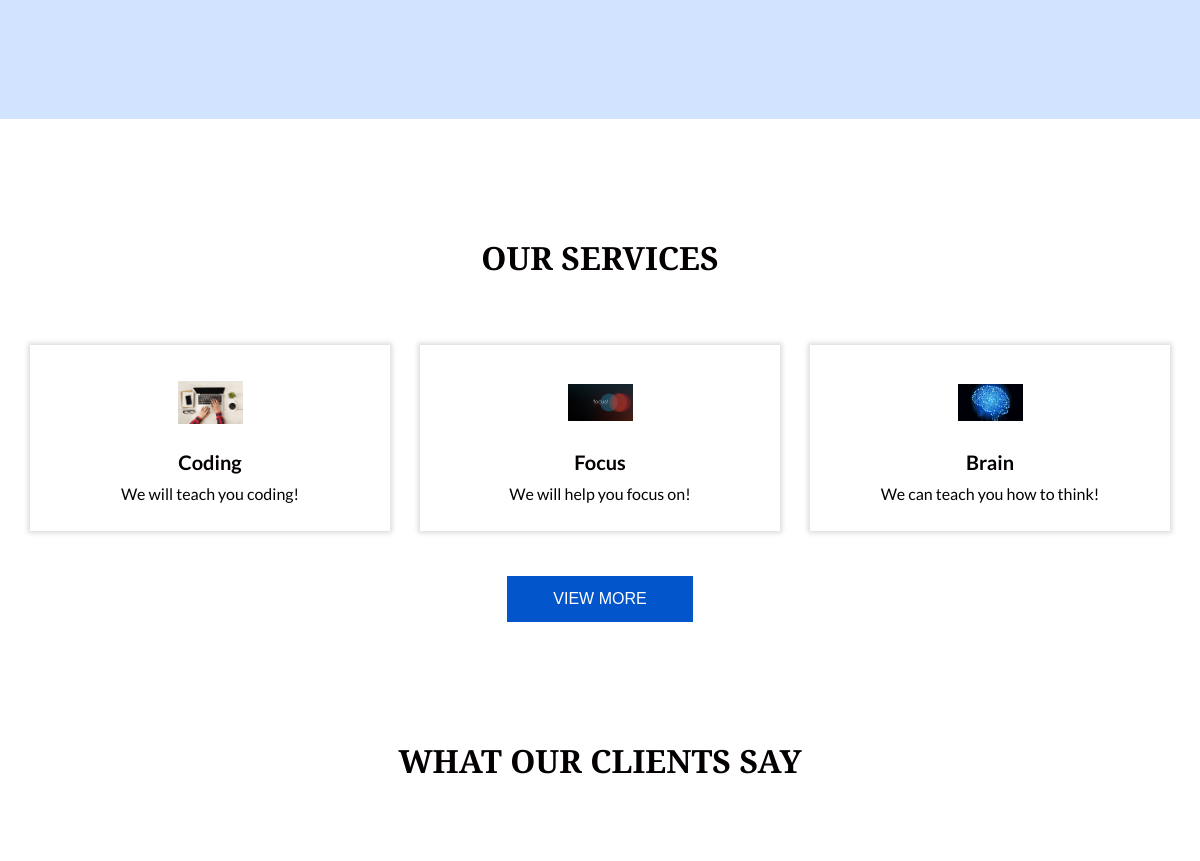
Before: / (middle part) with the older database file.
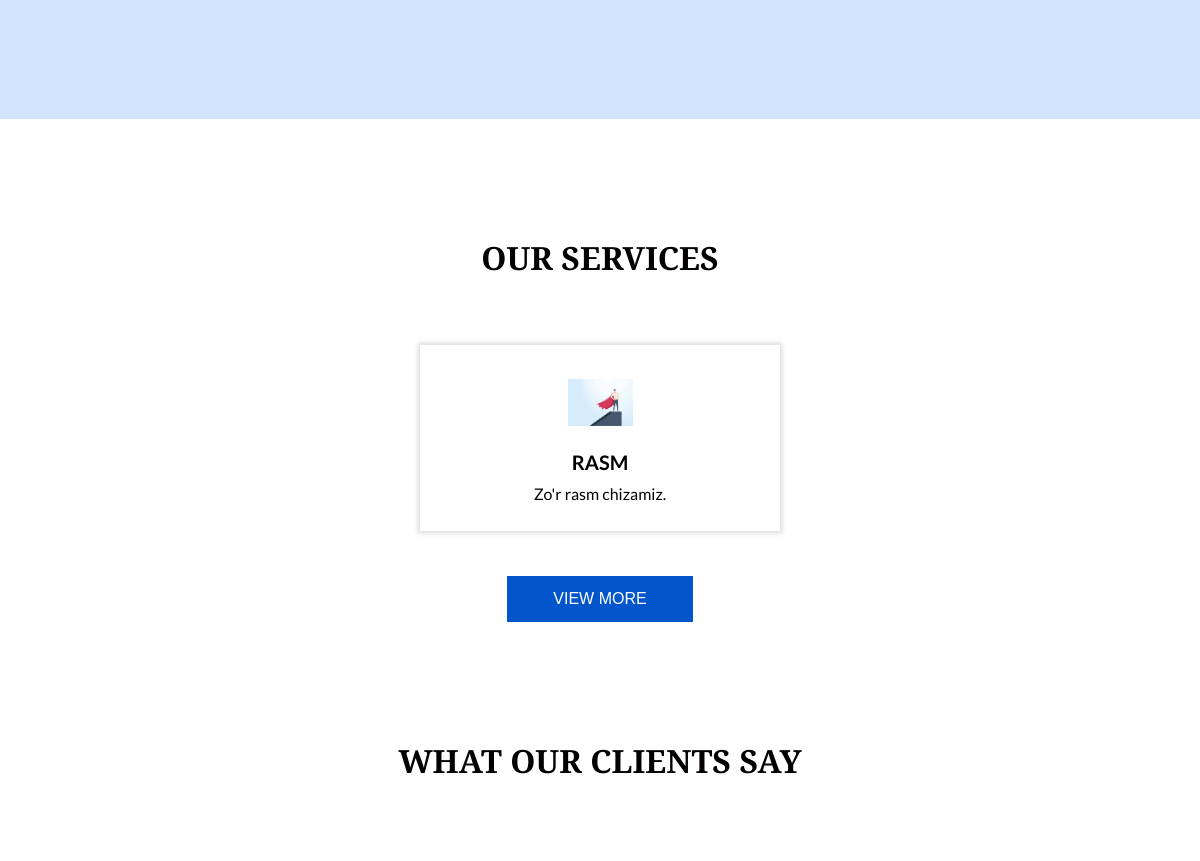
After: the same page with the newer database file.
### main/models.py (models this page shows, shortened)
class Services(models.Model):
    icon = models.ImageField(upload_to='services')
    title = models.CharField(max_length=35)
    description = models.CharField(max_length=255)

### main/views.py (the view)
# urls.py: path('', index, name = 'index'),
def index(request):
    services = models.Services.objects.all()
    clients = models.Clients.objects.all()
    contacts = models.Contacts.objects.all()
    context = {
        'services':services,
        'clients':clients,
        'contacts':contacts
    }
    return render(request, 'front/index.html', context)

### templates/front/index.html (shortened to what this page needs)
{% extends 'front/base.html' %}
{% load static %}
{% block content %}
  <section class="professional_section layout_padding">
  </section>
  <section class="service_section layout_padding">
    <div class="container ">
      <div class="heading_container heading_center">
        <h2> Our Services </h2>
      </div>
      <div class="row">
        {% for service in services %}
        <div class="col-sm-6 col-md-4 mx-auto">
          <div class="box ">
            <div class="img-box">
              <img src="{{ service.icon.url }}" alt="" />
            </div>
            <div class="detail-box">
              <h5>
                {{service.title}}
              </h5>
              <p>
                {{service.description}}
              </p>
            </div>
          </div>
        </div>
        {% endfor %}
      </div>
      <div class="btn-box">
        <a href="">
          View More
        </a>
      </div>
    </div>
  </section>
  <section class="client_section ">
    <div class="container">
      <div class="heading_container heading_center">
        <h2>
          What Our Clients Say
        </h2>
      </div>
      <div class="carousel-wrap layout_padding2-top ">
      </div>
    </div>
  </section>
{% endblock %}

### templates/front/base.html (shortened to what this page needs)
<!DOCTYPE html>
<html>
<head>
  {% load static %}
  <link rel="stylesheet" type="text/css" href="https://cdnjs.cloudflare.com/ajax/libs/OwlCarousel2/2.3.4/assets/owl.carousel.min.css" />
  <link rel="stylesheet" type="text/css" href="{% static 'front/css/bootstrap.css' %}" />
  <link rel="stylesheet" type="text/css" href="{% static 'front/css/font-awesome.min.css' %}" />
  <link href="{% static 'front/css/style.css' %}" rel="stylesheet" />
  <link href="{% static 'front/css/responsive.css' %}" rel="stylesheet" />
</head>
<body>
    {% block content %}
    {% endblock %}
</body>
</html>

### static/front/css/style.css (style rules this page uses)
body { font-family: 'Lato', sans-serif; color: #040000; }
.layout_padding { padding-top: 120px; padding-bottom: 120px; }
.layout_padding2-top { padding-top: 45px; }
.heading_container { display: -webkit-box; display: -ms-flexbox; display: flex; -webkit-box-orient: vertical; -webkit-box-direction: normal; -ms-flex-direction: column; flex-direction: column; -webkit-box-align: start; -ms-flex-align: start; align-items: flex-start; }
.heading_container h2 { font-weight: bold; display: -webkit-box; display: -ms-flexbox; display: flex; -webkit-box-align: center; -ms-flex-align: center; align-items: center; text-transform: uppercase; font-family: 'Merriweather Sans', sans-serif; }
.heading_container.heading_center { -webkit-box-align: center; -ms-flex-align: center; align-items: center; text-align: center; }
h1, h2 { font-family: 'Merriweather Sans', sans-serif; }
a, a:hover, a:focus { text-decoration: none; }
.professional_section { background-color: #d1e3ff; }
.service_section { position: relative; }
.service_section .box { margin-top: 30px; text-align: center; -webkit-box-shadow: 0 0 5px 2px rgba(0, 0, 0, 0.15); box-shadow: 0 0 5px 2px rgba(0, 0, 0, 0.15); padding: 25px 15px; -webkit-transition: all .3s; transition: all .3s; display: -webkit-box; display: -ms-flexbox; display: flex; -webkit-box-orient: vertical; -webkit-box-direction: normal; -ms-flex-direction: column; flex-direction: column; -webkit-box-align: center; -ms-flex-align: center; align-items: center; }
.service_section .box .img-box { width: 65px; height: 65px; display: -webkit-box; display: -ms-flexbox; display: flex; -webkit-box-pack: center; -ms-flex-pack: center; justify-content: center; -webkit-box-align: center; -ms-flex-align: center; align-items: center; }
.service_section .box .img-box img { max-height: 100%; max-width: 100%; -webkit-transition: all .3s; transition: all .3s; }
.service_section .box .detail-box { margin-top: 15px; }
.service_section .box .detail-box h5 { font-weight: bold; }
.service_section .box .detail-box p { margin: 0; }
.service_section .btn-box { display: -webkit-box; display: -ms-flexbox; display: flex; -webkit-box-pack: center; -ms-flex-pack: center; justify-content: center; margin-top: 45px; }
.service_section .btn-box a { display: inline-block; font-family: 'Merriweather Sans', sans-serif; text-transform: uppercase; padding: 10px 45px; background-color: #0355cc; border: 1px solid #0355cc; border-radius: 0; color: #ffffff; }
.client_section .heading_container { -webkit-box-align: center; -ms-flex-align: center; align-items: center; text-align: center; }
.heading_container { margin-bottom: 30px; }

### static/front/css/responsive.css (style rules this page uses)
@media (min-width: 1200px) { .container { max-width: 1170px; } }

Changed rows visible on the page:
removed Services: icon (picture), title "Coding", description "We will teach you coding!"
removed Services: icon (picture), title "Focus", description "We will help you focus on!"
removed Services: icon (picture), title "Brain", description "We can teach you how to think!"
added Services: icon (picture), title "RASM", description "Zo'r rasm chizamiz."
